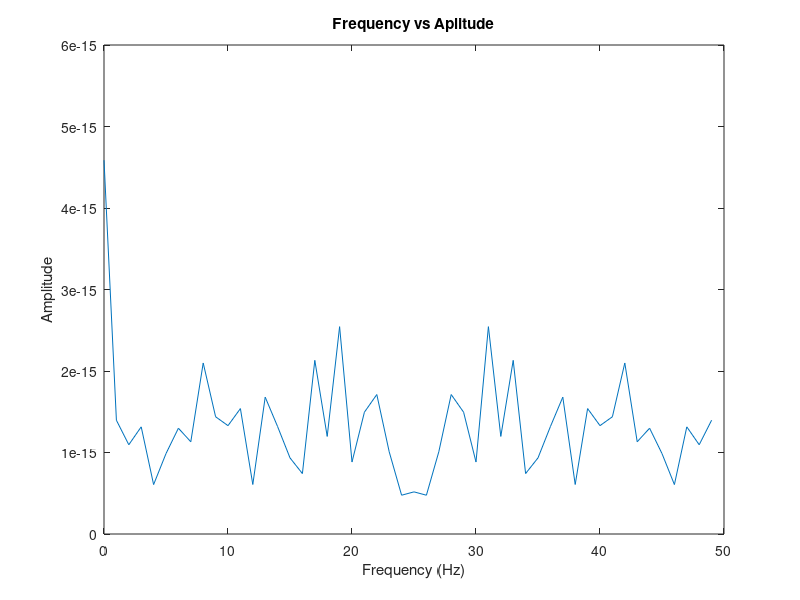

Recreate this plot in MATLAB. (Note: this script raises an error after producing the figure.)
Fs = 50;
t = 0: 1/Fs: 1-1/Fs;
x = sin(2*pi*50*t);
N = length(x);
X = fft(x);
f = (0: N-1)* (Fs/N);
amplitude = abs(X)/N;
disp(amplitude);
figure;
plot(f, amplitude);
xlabel('Frequency (Hz)');
ylabel('Amplitude');
title('Frequency vs Aplitude');
%xlim([0 Fs/2]);
frequencies
%grid on